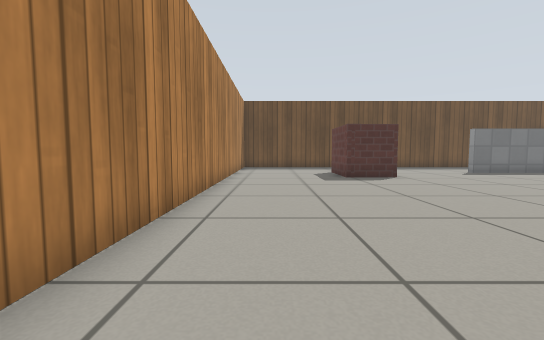
view 1 (above)

17 first-person views from a walk through a robot-simulator world made for Gazebo. The camera is 0.5 m above the floor, tilts 4° down and sees 90° across. The floor is counted in squares, 0.5 m on a side. Each view is taken from the middle of a square. On the plan, view 1 faces up. The plan holds only what a view shows up to about 11 squares ahead; the rest is blank. Simple patterns stand in for the simulator's built-in surfaces.

view 2
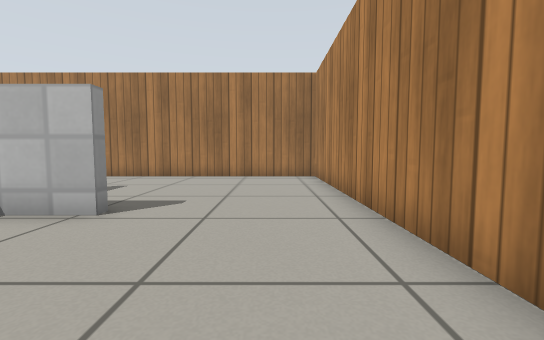

view 3
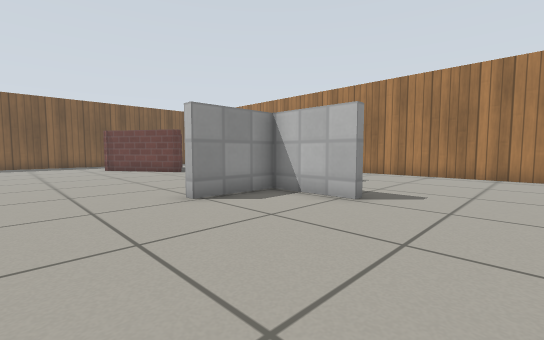

view 4
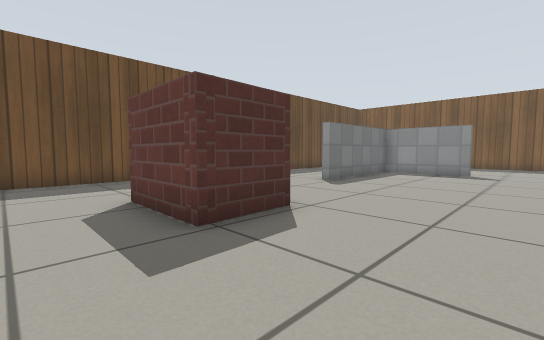

view 5
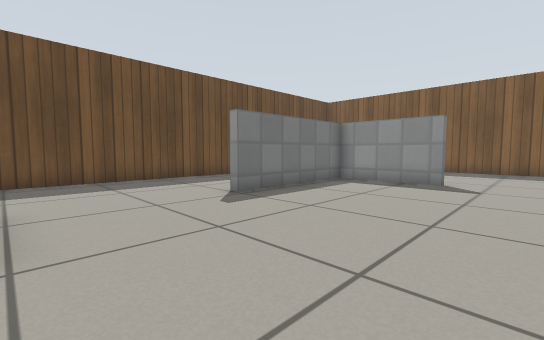

view 6
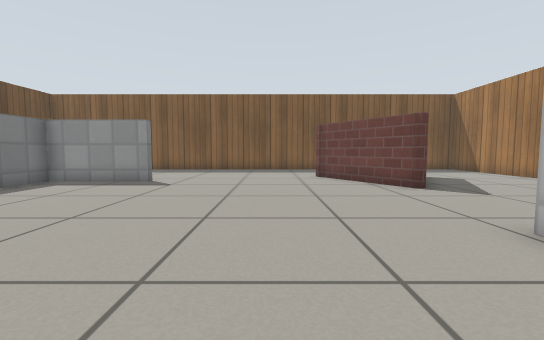

view 7
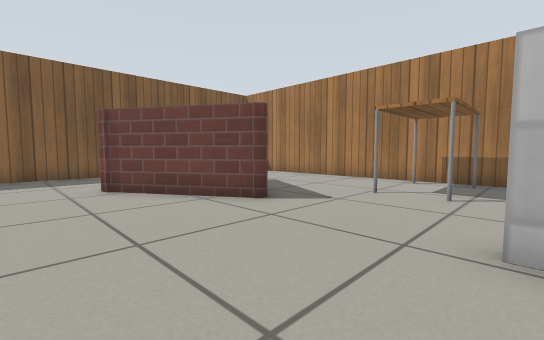

view 8
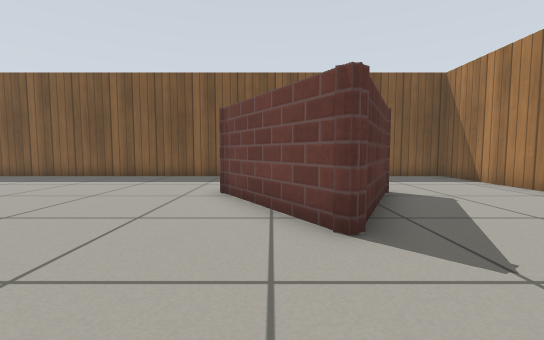

view 9
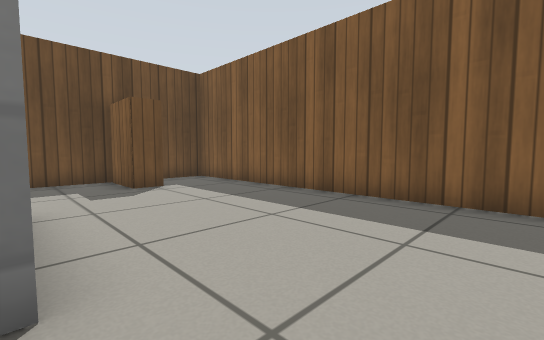

view 10
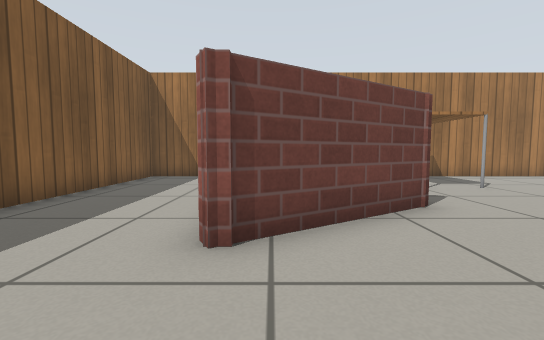

view 11
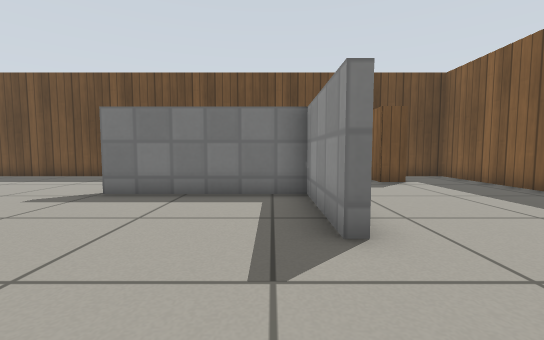

view 12
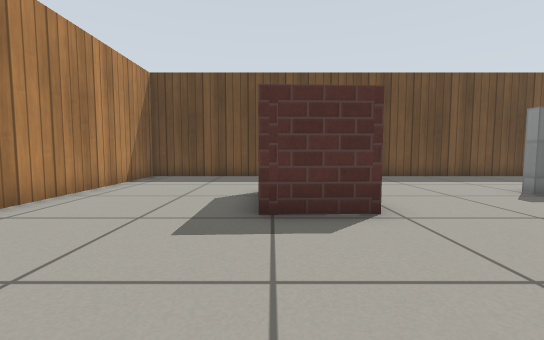

view 13
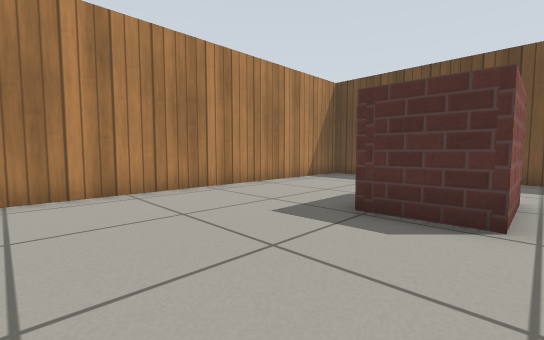

view 14
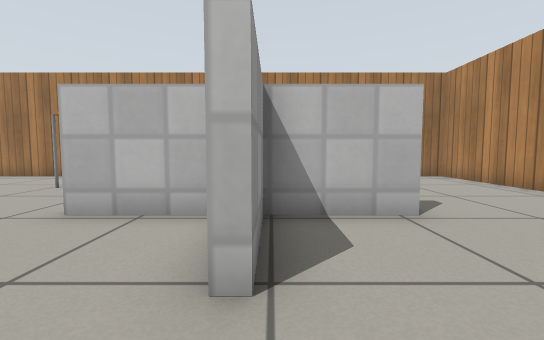

view 15
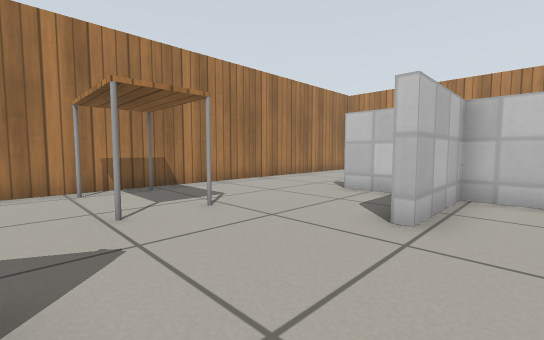

view 16
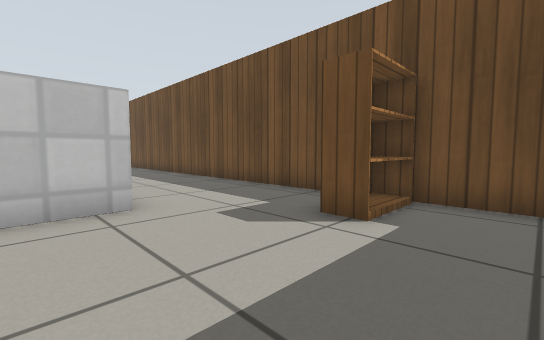

view 17
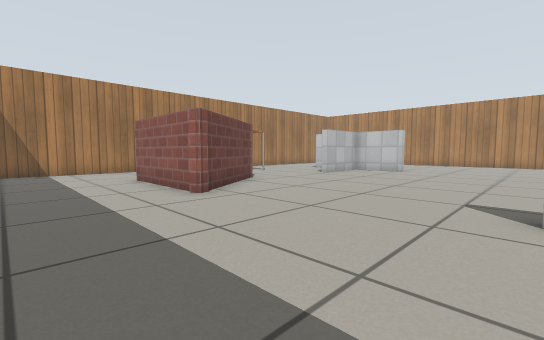

### Floor plan
Ten units are one square. View 1 is at (0, 0); x grows to the right and y downward. Boxes are objects, and circles mark ways between rooms. Rooms are numbered by the first view taken in them; rooms with no view inside come last. Other rooms are left out.
<svg viewBox="-22 -172 224 224">
<path fill="none" stroke="#000" d="M-17 -25 -17 47 55 47M138 -90 138 -123 90 -123M54 -31 54 -18 83 -18M121 -10 157 -33 157 6M141 -126 141 -109M47 -127 47 -103 28 -102 28 -128M54 -5 54 9M26 -18 51 -18 51 -42M154 7 122 -10 122 -12M55 47 197 47 197 -167 -17 -167 -17 -25"/>
<rect x="95" y="15" width="20" height="30" fill="#bbb"><title>table</title></rect>
<rect x="165" y="-165" width="10" height="20" fill="#bbb"><title>bookshelf</title></rect>
<circle cx="5" cy="-20" r="3" fill="#2a7"/>
<circle cx="50" cy="25" r="3" fill="#2a7"/>
<text x="20" y="10">1</text>
<text x="100" y="-70">2</text>
</svg>
Room 1 opens to room 2.

Where each view was taken, in squares from view 1:
view 1: 0 up, 0 right, facing up
view 2: 6 up, 0 right, facing down
view 3: 7 up, 0 right, facing down-right
view 4: 7 up, 1 right, facing up-right
view 5: 7 up, 5 right, facing up-right
view 6: 5 up, 5 right, facing right
view 7: 5 up, 8 right, facing down-right
view 8: 2 up, 9 right, facing right
view 9: 7 up, 14 right, facing up-right
view 10: 6 up, 15 right, facing down
view 11: 6 up, 13 right, facing up
view 12: 6 up, 3 right, facing up
view 13: 6 up, 5 right, facing up-left
view 14: 6 up, 5 right, facing down
view 15: 3 up, 12 right, facing down-left
view 16: 11 up, 19 right, facing up-left
view 17: 9 up, 19 right, facing down-left
